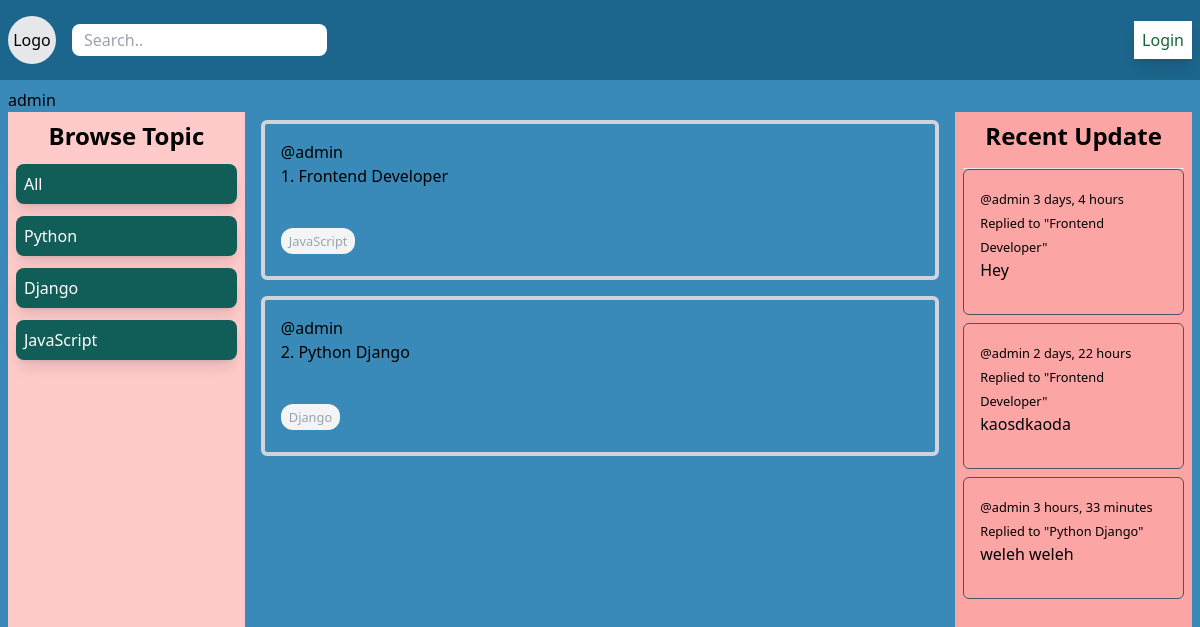
Page /profile/1/ on the committed database.
### base/models.py (models this page shows, shortened)
class Topic(models.Model):
    name = models.CharField(max_length=200)

class Room(models.Model):
    host = models.ForeignKey(User, on_delete=models.SET_NULL, null=True)
    topic = models.ForeignKey(Topic, on_delete=models.SET_NULL, null=True)
    name = models.CharField(max_length=200)
    description = models.TextField(null=True, blank=True)
    participants = models.ManyToManyField(User, related_name='participants', blank=True)
    updated = models.DateTimeField(auto_now=True)
    created = models.DateTimeField(auto_now_add=True)
    def __str__(self):
        return self.name

class Message(models.Model):
    user = models.ForeignKey(User, on_delete=models.CASCADE)
    room = models.ForeignKey(Room, on_delete=models.CASCADE)
    body = models.TextField()
    updated = models.DateTimeField(auto_now=True)
    created = models.DateTimeField(auto_now_add=True)
    def __str__(self):
        return self.body[0:50]

### base/views.py (the view)
# urls.py: path('profile/<str:pk>/', views.userProfile, name='profile'),
def userProfile(request, pk):
    user = User.objects.get(id=pk )
    rooms = user.room_set.all()
    room_messages = user.message_set.all()
    topics = Topic.objects.all()
    context = {'user': user, 'rooms': rooms, 'room_messages': room_messages, 'topics': topics}
    return render(request, 'base/profile.html', context)

### base/templates/base/profile.html
{% extends 'main.html' %}
{% block content %}
<p>{{ user.username}}</p>
<div class="grid grid-cols-5 h-screen">
    <div class="col-span-1 bg-red-200 p-2 flex flex-col gap-y-3">{% include 'base/topics_component.html' %}</div>
    <div class="col-span-3 px-4"> {% include 'base/feeds_component.html' %}</div>
    <div class="bg-red-300 p-2"> {% include 'base/activity_component.html' %} </div>
</div>
{% endblock %}

### templates/main.html (shortened to what this page needs)
<!DOCTYPE html>
{% load static %}
<html lang="en">
  <head>
    <script src="https://cdn.tailwindcss.com"></script>
    <link rel="stylesheet" type="text/css" media="screen" href="{% static 'styles/main.css' %}">
  </head>
  <body class="bg-[#398AB9]">
    {% include 'navbar.html' %}
    <div class="p-2 w-full">
        {% block content %}
        {% endblock %}
    </div>
  </body>
</html>

### templates/navbar.html
<div
  class="w-full h-20 bg-[#1C658C] flex flex-row items-center justify-between p-2"
>
  <div class="flex justify-center items-center">
    <a href="{% url 'home' %}">
      <h1 class="bg-gray-200 w-12 h-12 p-2 rounded-full mr-4 flex justify-center items-center"><p>Logo</p></h1>
    </a>
    <form method="GET" action="{% url 'home' %}">
      <input class="p-1 rounded-lg px-3" type="text" name="q" placeholder="Search.." />
    </form>
  </div>
  {% if request.user.is_authenticated %}
  <div class="flex justify-center items-center">
    <p class="mx-4 font-semibold text-xl">Helloo, {{request.user}}</p>
    <a class="text-white bg-red-700 p-2 shadow-lg rounded" href="{% url 'logout' %}"
      >Logout</a
    >
  </div>
  {% else %}
  <div>
    <a class="text-green-800 bg-white p-2 shadow-lg" href="{% url 'login' %}"
      >Login</a
    >
  </div>
  {% endif %}
</div>

### base/templates/base/topics_component.html
<p class="text-center font-semibold text-2xl">Browse Topic</p>
<a
  class="bg-teal-800 p-2 rounded-lg text-white shadow-lg hover:bg-teal-500 cursor-pointer"
  href="{% url 'home' %}"
>
  All
</a>
{% for topic in topics %}
<a
  class="bg-teal-800 p-2 rounded-lg text-white shadow-lg hover:bg-teal-500 cursor-pointer"
  href="{% url 'home' %}?q={{topic.name}}"
>
  {{ topic.name }}
</a>
{% endfor %}

### base/templates/base/feeds_component.html (shortened to what this page needs)
    <div class="mt-2">
      {% for room in rooms %}
      <div class="mb-4 p-4 rounded-md flex flex-col border-4 border-gray-300">
        <a href="{% url 'profile' room.host.id %}">@{{room.host.username}}</a>
        <h5 class="mb-6">
          {{room.id}}. <a href="{% url 'room' room.id %}">{{ room.name }}</a>
        </h5>
        <div class="w-20 mb-2">
          <small
            class="bg-gray-100 p-1 px-2 rounded-xl text-gray-400 self-center"
            >{{room.topic.name}}</small
          >
        </div>
      </div>
      {% endfor %}
    </div>

### base/templates/base/activity_component.html (shortened to what this page needs)
<p class="text-center mb-4 font-semibold text-2xl">Recent Update</p>
    <hr>
    {% for message in room_messages %}
    <div class="p-4 border border-gray-600 rounded-md mb-2">
        <div> <small><a href="{% url 'profile' message.user.id %}">@{{message.user}} </a> {{ message.created|timesince}}</small>
            <small>Replied to "{{message.room}}"</small></div>
            <p class="mb-4">{{message}}</p>
    </div>
    {% endfor %}

### rows in the picture
Topic: name "Python"
Topic: name "Django"
Topic: name "JavaScript"
Room: host.username "admin", id "1", name "Frontend Developer", topic.name "JavaScript"
Room: host.username "admin", id "2", name "Python Django", topic.name "Django"
Message: user "admin", created "3 days, 4 hours", room "Frontend Developer", body "Hey"
Message: user "admin", created "2 days, 22 hours", room "Frontend Developer", body "kaosdkaoda"
Message: user "admin", created "3 hours, 33 minutes", room "Python Django", body "weleh weleh"

### other values in the picture
{{ user.username }} "admin"
